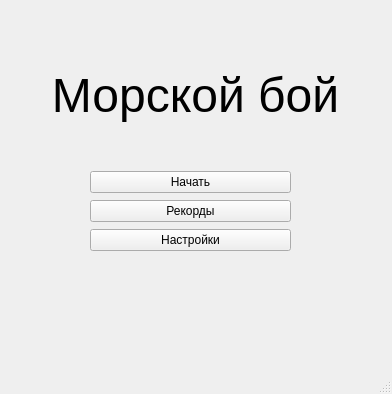
<?xml version="1.0" encoding="UTF-8"?>
<ui version="4.0">
    <class>MainWin</class>
    <widget class="QMainWindow" name="MainWin">
        <property name="geometry">
            <rect>
                <x>0</x>
                <y>0</y>
                <width>392</width>
                <height>394</height>
            </rect>
        </property>
        <property name="sizePolicy">
            <sizepolicy hsizetype="Fixed" vsizetype="Fixed">
                <horstretch>0</horstretch>
                <verstretch>0</verstretch>
            </sizepolicy>
        </property>
        <property name="minimumSize">
            <size>
                <width>0</width>
                <height>0</height>
            </size>
        </property>
        <property name="maximumSize">
            <size>
                <width>16777215</width>
                <height>16777215</height>
            </size>
        </property>
        <property name="contextMenuPolicy">
            <enum>Qt::ActionsContextMenu</enum>
        </property>
        <property name="windowTitle">
            <string>MainWindow</string>
        </property>
        <property name="styleSheet">
            <string notr="true"/>
        </property>
        <widget class="QWidget" name="centralwidget">
            <widget class="QLabel" name="start_text">
                <property name="geometry">
                    <rect>
                        <x>40</x>
                        <y>60</y>
                        <width>311</width>
                        <height>71</height>
                    </rect>
                </property>
                <property name="font">
                    <font>
                        <pointsize>36</pointsize>
                    </font>
                </property>
                <property name="layoutDirection">
                    <enum>Qt::LeftToRight</enum>
                </property>
                <property name="text">
                    <string>Морской бой</string>
    </property>
    <property name="alignment">
     <set>Qt::AlignCenter</set>
    </property>
   </widget>
   <widget class="QWidget" name="layoutWidget">
    <property name="geometry">
     <rect>
      <x>90</x>
      <y>170</y>
      <width>201</width>
      <height>83</height>
     </rect>
    </property>
    <layout class="QVBoxLayout" name="verticalLayout">
     <item>
      <widget class="QPushButton" name="start_btn">
       <property name="text">
        <string>Начать</string>
       </property>
      </widget>
     </item>
        <item>
            <widget class="QPushButton" name="records_btn">
                <property name="text">
                    <string>Рекорды</string>
                </property>
            </widget>
        </item>
        <item>
            <widget class="QPushButton" name="settings_btn">
                <property name="text">
                    <string>Настройки</string>
                </property>
            </widget>
        </item>
    </layout>
       <zorder>start_btn</zorder>
       <zorder>settings_btn</zorder>
       <zorder>records_btn</zorder>
   </widget>
  </widget>
  <widget class="QMenuBar" name="menubar">
   <property name="geometry">
    <rect>
     <x>0</x>
     <y>0</y>
        <width>392</width>
     <height>21</height>
    </rect>
   </property>
  </widget>
  <widget class="QStatusBar" name="statusbar"/>
 </widget>
 <resources/>
 <connections/>
</ui>
